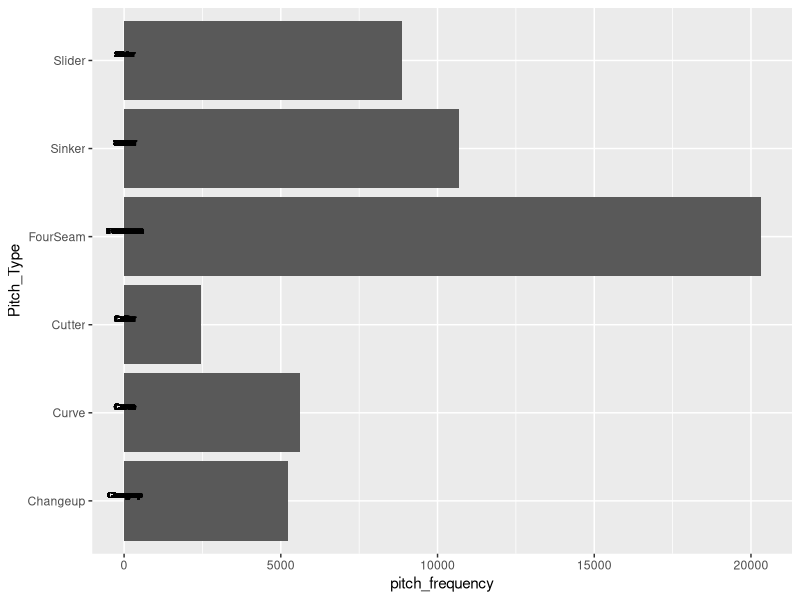

Write R code to recreate this figure.
## ---- chunk 1
knitr::opts_chunk$set(echo = TRUE)
## ---- chunk 2
library(tidyverse)
library(dplyr)
library(lubridate)
library(ggthemes)
library(readr)
## ---- chunk 3
Data2016 <- read_csv("2016FullPitchData.csv", 
    col_types = cols(player_id = col_number(), 
        year = col_number(), player_age = col_number(), 
        p_game = col_number(), p_formatted_ip = col_number(), 
        p_strikeout = col_number(), p_k_percent = col_number(), 
        p_era = col_number(), n = col_number(), 
        n_ff_formatted = col_number(), ff_avg_speed = col_number(), 
        ff_avg_spin = col_number(), ff_avg_break_x = col_number(), 
        ff_avg_break_z = col_number(), ff_avg_break = col_number(), 
        ff_range_speed = col_number(), n_sl_formatted = col_number(), 
        sl_avg_speed = col_number(), sl_avg_spin = col_number(), 
        sl_avg_break_x = col_number(), sl_avg_break_z = col_number(), 
        sl_avg_break = col_number(), sl_range_speed = col_number(), 
        n_ch_formatted = col_number(), ch_avg_speed = col_number(), 
        ch_avg_spin = col_number(), ch_avg_break_x = col_number(), 
        ch_avg_break_z = col_number(), ch_avg_break = col_number(), 
        ch_range_speed = col_number(), n_cukc_formatted = col_number(), 
        cu_avg_speed = col_number(), cu_avg_spin = col_number(), 
        cu_avg_break_x = col_number(), cu_avg_break_z = col_number(), 
        cu_avg_break = col_number(), cu_range_speed = col_number(), 
        n_sift_formatted = col_number(), 
        si_avg_speed = col_number(), si_avg_spin = col_number(), 
        si_avg_break_x = col_number(), si_avg_break_z = col_number(), 
        si_avg_break = col_number(), si_range_speed = col_number(), 
        n_fc_formatted = col_number(), fc_avg_speed = col_number(), 
        fc_avg_spin = col_number(), fc_avg_break_x = col_number(),
        fc_avg_break_z = col_number(), fc_avg_break = col_number(),
        fc_range_speed = col_number(), n_fs_formatted = col_number(),
        fs_avg_speed = col_number(), fs_avg_break_x = col_number(),
        fs_avg_break_z = col_number(), fs_avg_break = col_number(),
        fs_range_speed = col_number(), n_kn_formatted = col_number(),
        kn_avg_speed = col_number(), kn_avg_break_x = col_number(),
        kn_avg_break_z = col_number(), kn_avg_break = col_number(),
        kn_range_speed = col_number()), skip = 1)


## ---- chunk 4
PlayerData <- Data2016 %>%
  select(c(1:12))

FFData2016 <- Data2016 %>%
  select(c(1:12), contains("ff")) %>%
  add_column(Pitch_Type = "FourSeam") %>%
  mutate(pitch_frequency = n_ff_formatted, 
         avg_speed = ff_avg_speed, 
         avg_spin = ff_avg_spin, 
         avg_break_x = ff_avg_break_x, 
         avg_break_z = ff_avg_break_z, 
         avg_break = ff_avg_break, 
         range_speed = ff_range_speed) %>%
  select(-contains("ff"))

SliderData2016 <- Data2016 %>%
  select(c(1:12), contains("sl")) %>%
  add_column(Pitch_Type = "Slider") %>%
  mutate(pitch_frequency = n_sl_formatted, 
         avg_speed = sl_avg_speed, 
         avg_spin = sl_avg_spin, 
         avg_break_x = sl_avg_break_x, 
         avg_break_z = sl_avg_break_z, 
         avg_break = sl_avg_break, 
         range_speed = sl_range_speed) %>%
  select(-contains("sl"))

ChangeData2016 <- Data2016 %>%
  select(c(1:12), contains("ch")) %>%
  add_column(Pitch_Type = "Changeup") %>%
  mutate(pitch_frequency = n_ch_formatted, 
         avg_speed = ch_avg_speed, 
         avg_spin = ch_avg_spin, 
         avg_break_x = ch_avg_break_x, 
         avg_break_z = ch_avg_break_z, 
         avg_break = ch_avg_break, 
         range_speed = ch_range_speed) %>%
  select(-c(13:19))

CurveData2016 <- Data2016 %>%
  select(c(1:12), contains("cu")) %>%
  add_column(Pitch_Type = "Curve") %>%
  mutate(pitch_frequency = n_cukc_formatted, 
         avg_speed = cu_avg_speed, 
         avg_spin = cu_avg_spin, 
         avg_break_x = cu_avg_break_x, 
         avg_break_z = cu_avg_break_z, 
         avg_break = cu_avg_break, 
         range_speed = cu_range_speed) %>%
  select(-contains("cu"))

SinkerData2016 <- Data2016 %>%
  select(c(1:12), contains("si")) %>%
  add_column(Pitch_Type = "Sinker") %>%
  mutate(pitch_frequency = n_sift_formatted, 
         avg_speed = si_avg_speed, 
         avg_spin = si_avg_spin, 
         avg_break_x = si_avg_break_x, 
         avg_break_z = si_avg_break_z, 
         avg_break = si_avg_break, 
         range_speed = si_range_speed) %>%
  select(-contains("si"))

CutterData2016 <- Data2016 %>%
  select(c(1:12), contains("fc")) %>%
  add_column(Pitch_Type = "Cutter") %>%
  mutate(pitch_frequency = n_fc_formatted, 
         avg_speed = fc_avg_speed, 
         avg_spin = fc_avg_spin, 
         avg_break_x = fc_avg_break_x, 
         avg_break_z = fc_avg_break_z, 
         avg_break = fc_avg_break, 
         range_speed = fc_range_speed) %>%
  select(-contains("fc"))

TidyPitchData <- bind_rows(FFData2016, SliderData2016, ChangeData2016, CurveData2016, SinkerData2016, CutterData2016)
## ---- chunk 5
TidyPitchData %>%
  ggplot(aes(x = pitch_frequency, y = Pitch_Type)) +
  geom_col() +
  geom_text(aes(label = Pitch_Type), vjust = -0.5, size = 2, color = "black")
